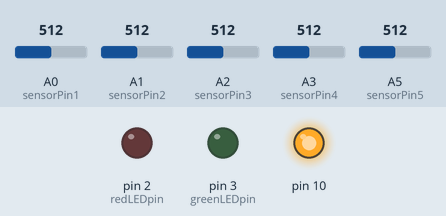
The sketch below on a simulated Arduino Uno, built with avr-gcc and run on an emulated ATmega328P. Parts: output pins drawn as LEDs (lit = HIGH). The inputs (shaded band) are chosen by the test bench; at power-on: A0 (sensorPin1) = 512, A1 (sensorPin2) = 512, A2 (sensorPin3) = 512, A3 (sensorPin4) = 512, A5 (sensorPin5) = 512. The local clock reads 2024-03-15 10:24:30 at power-on unless the sketch sets it; storage starts empty; what the sketch prints to the serial monitor is not drawn.

Above: at 0.5 s.
At 5.2 s:
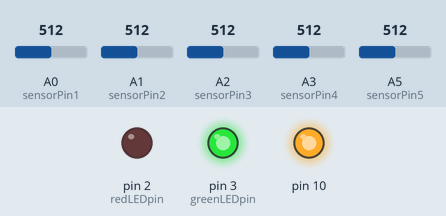
Timing chart, 0 to 7.0 s (numbered marks = the images above):
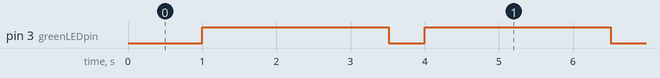

Measured:
- by itself, pin 3 (greenLEDpin): alternates HIGH for 2.5 s and LOW for 0.49 s

The sketch:

tempLogger.ino
```cpp
#include <SD.h>
#include <Wire.h>
#include "RTClib.h"

// A simple data logger for the Arduino analog pins

// how many milliseconds between grabbing data and logging it. 1000 ms is once a second
#define LOG_INTERVAL  1000 // mills between entries (reduce to take more/faster data)

// how many milliseconds before writing the logged data permanently to disk
// set it to the LOG_INTERVAL to write each time (safest)
// set it to 10*LOG_INTERVAL to write all data every 10 datareads, you could lose up to
// the last 10 reads if power is lost but it uses less power and is much faster!
#define SYNC_INTERVAL 1000 // mills between calls to flush() - to write data to the card
uint32_t syncTime = 0; // time of last sync()

#define ECHO_TO_SERIAL   1 // echo data to serial port
#define WAIT_TO_START    0 // Wait for serial input in setup()

// the digital pins that connect to the LEDs
#define redLEDpin 2
#define greenLEDpin 3

// The analog pins that connect to the sensors
int sensorPin1 = 0; //the analog pin the TMP36's Vout (sense) pin is connected to
                        //the resolution is 10 mV / degree centigrade with a
                        //500 mV offset to allow for negative temperatures

int sensorPin2 = 1;
int sensorPin3 = 2;
int sensorPin4 = 3;
int sensorPin5 = 5;

RTC_DS1307 RTC; // define the Real Time Clock object

// for the data logging shield, we use digital pin 10 for the SD cs line
const int chipSelect = 10;

// the logging file
File logfile;

void error(char *str)
{
  Serial.print("error: ");
  Serial.println(str);

  // red LED indicates error
  digitalWrite(redLEDpin, HIGH);

  while(1);
}

void setup(void)
{
  Serial.begin(9600);
  Serial.println();

  // use debugging LEDs
  pinMode(redLEDpin, OUTPUT);
  pinMode(greenLEDpin, OUTPUT);

#if WAIT_TO_START
  Serial.println("Type any character to start");
  while (!Serial.available());
#endif //WAIT_TO_START

  // initialize the SD card
  Serial.print("Initializing SD card...");
  // make sure that the default chip select pin is set to
  // output, even if you don't use it:
  pinMode(10, OUTPUT);
  digitalWrite(10,HIGH);

  // see if the card is present and can be initialized:
  if (!SD.begin(chipSelect)) {
    error("Card failed, or not present");
    pinMode(redLEDpin, OUTPUT);
  }
  Serial.println("card initialized.");

  // create a new file
  char filename[] = "LOGGER00.CSV";
  for (uint8_t i = 0; i < 100; i++) {
    filename[6] = i/10 + '0';
    filename[7] = i%10 + '0';
    if (! SD.exists(filename)) {
      // only open a new file if it doesn't exist
      logfile = SD.open(filename, FILE_WRITE);
      break;  // leave the loop!
    }
  }

  if (! logfile) {
    error("couldnt create file");
  }

  Serial.print("Logging to: ");
  Serial.println(filename);

  // connect to RTC
  Wire.begin();
  if (!RTC.begin()) {
    logfile.println("RTC failed");
#if ECHO_TO_SERIAL
    Serial.println("RTC failed");
#endif  //ECHO_TO_SERIAL
  }


  logfile.println("stamp,datetime,middletemp,pinkietemp,palmtemp,thumbtemp,whitepointertemp");
#if ECHO_TO_SERIAL
  Serial.println("stamp,datetime,middletemp,pinkietemp,palmtemp,thumbtemp,whitepointertemp");
#endif //ECHO_TO_SERIAL

  // If you want to set the aref to something other than 5v
 // analogReference(EXTERNAL);
}

void loop(void)
{
  DateTime now;

  // delay for the amount of time we want between readings
  delay((LOG_INTERVAL -1) - (millis() % LOG_INTERVAL));

  digitalWrite(greenLEDpin, HIGH);

  // log milliseconds since starting
  uint32_t m = millis();
  //logfile.println(m);           // milliseconds since start
  //logfile.print(", ");
#if ECHO_TO_SERIAL
  //Serial.println(m);         // milliseconds since start
  //Serial.print(", ");
#endif

  // fetch the time
  now = RTC.now();
  // log time
  logfile.println(now.unixtime()); // seconds since 1/1/1970
  logfile.print(", ");
  logfile.print('"');
  logfile.print(now.year(), DEC);
  logfile.print("/");
  logfile.print(now.month(), DEC);
  logfile.print("/");
  logfile.print(now.day(), DEC);
  logfile.print(" ");
  logfile.print(now.hour(), DEC);
  logfile.print(":");
  logfile.print(now.minute(), DEC);
  logfile.print(":");
  logfile.print(now.second(), DEC);
  logfile.print('"');
#if ECHO_TO_SERIAL
  Serial.println(now.unixtime()); // seconds since 1/1/1970
  Serial.print(", ");
  Serial.print('"');
  Serial.print(now.year(), DEC);
  Serial.print("/");
  Serial.print(now.month(), DEC);
  Serial.print("/");
  Serial.print(now.day(), DEC);
  Serial.print(" ");
  Serial.print(now.hour(), DEC);
  Serial.print(":");
  Serial.print(now.minute(), DEC);
  Serial.print(":");
  Serial.print(now.second(), DEC);
  Serial.print('"');
#endif //ECHO_TO_SERIAL

  /*analogRead(sensorPin1);
  delay(10);
  analogRead(sensorPin2);
  delay(10);
  analogRead(sensorPin2);
  delay(10);
  analogRead(sensorPin2);
  delay(10);
  analogRead(sensorPin2);
  delay(10); */
  // converting that reading to voltage, for 3.3v arduino use 3.3, for 5.0, use 5.0
  int tempReading1 = analogRead(sensorPin1);
  float voltage1 = tempReading1 * 5.0;
  voltage1 /= 1024;
  float temperatureC1 = (voltage1 - 0.5) * 100 ;
  delay(500);
  int tempReading2 = analogRead(sensorPin2);
  float voltage2 = tempReading2 * 5.0;
  voltage2 /= 1024;
  float temperatureC2 = (voltage2 - 0.5) * 100 ;
  delay(500);
  int tempReading3 = analogRead(sensorPin3);
  float voltage3 = tempReading3 * 5.0;
  voltage3 /= 1024;
  float temperatureC3 = (voltage3 - 0.5) * 100 ;
  delay(500);
  int tempReading4 = analogRead(sensorPin4);
  float voltage4 = tempReading4 * 5.0;
  voltage4 /= 1024;
  float temperatureC4 = (voltage4 - 0.5) * 100 ;
  delay(500);
  int tempReading5 = analogRead(sensorPin5);
  float voltage5 = tempReading5 * 5.0;
  voltage5 /= 1024;
  float temperatureC5 = (voltage1 - 0.5) * 100 ;
  delay(500);

  logfile.print(", ");
  logfile.print(temperatureC1);
  logfile.print(", ");
  logfile.print(temperatureC2);
  logfile.print(", ");
  logfile.print(temperatureC3);
  logfile.print(", ");
  logfile.print(temperatureC4);
  logfile.print(", ");
  logfile.print(temperatureC5);
#if ECHO_TO_SERIAL
  Serial.print(", ");
  Serial.print(temperatureC1);
  Serial.print(", ");
  Serial.print(temperatureC2);
  Serial.print(", ");
  Serial.print(temperatureC3);
  Serial.print(", ");
  Serial.print(temperatureC4);
  Serial.print(", ");
  Serial.print(temperatureC5);
#endif //ECHO_TO_SERIAL


  digitalWrite(greenLEDpin, LOW);

  // Now we write data to disk! Don't sync too often - requires 2048 bytes of I/O to SD card
  // which uses a bunch of power and takes time
  if ((millis() - syncTime) < SYNC_INTERVAL) return;
  syncTime = millis();

  // blink LED to show we are syncing data to the card & updating FAT!
  digitalWrite(redLEDpin, HIGH);
  logfile.flush();
  digitalWrite(redLEDpin, LOW);

}
```
